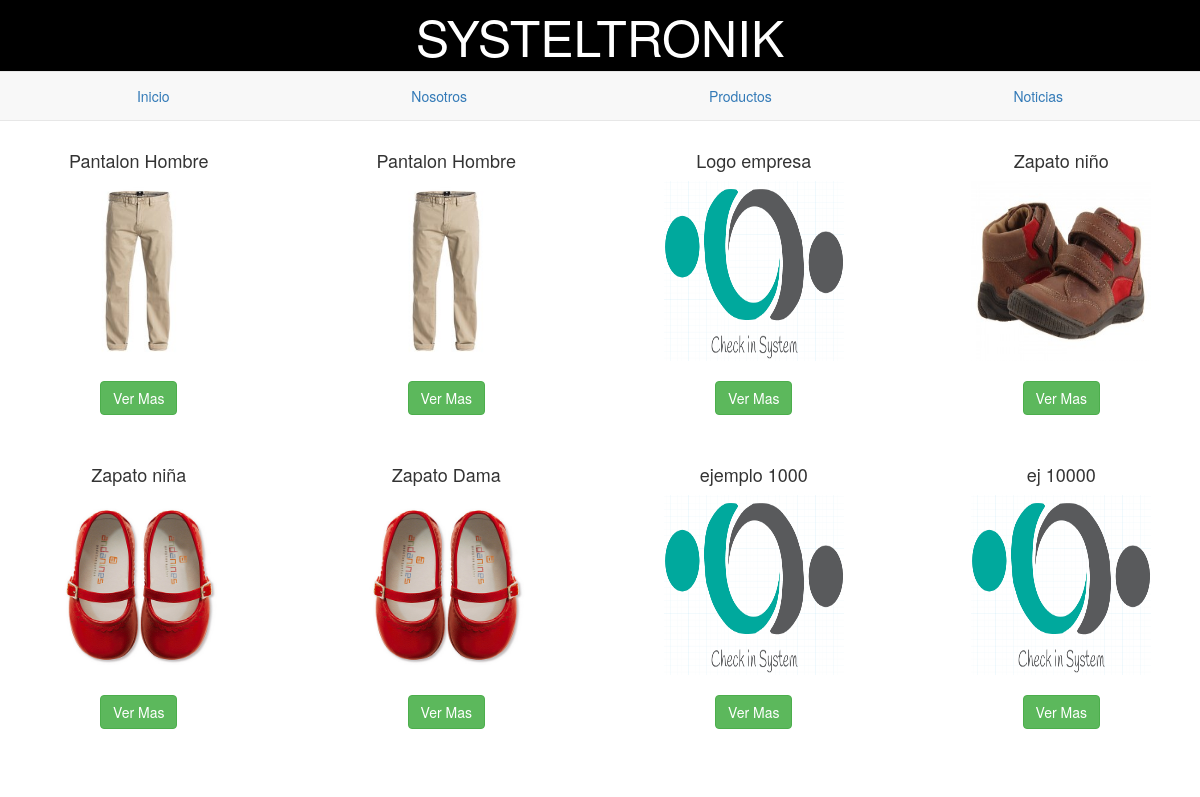
Screenshot of /demo_catalogo/Vista/productos.php with the database file from the repository.
### tables this page shows
CREATE TABLE `productos` (
  `Id` int(15) NOT NULL,
  `nombre_producto` varchar(50) NOT NULL,
  `Detalle` varchar(10000) NOT NULL,
  `Tipo_producto` varchar(80) NOT NULL,
  `Precio_producto` varchar(150) NOT NULL,
  `Cantidad` int(10) NOT NULL,
  `Imagen` longblob
);

### demo_catalogo/Datos/db_utilities.php (called while the page is built, shortened)
<?php
$conexion= new mysqli(DB_HOST,DB_USER,DB_PASSWORD,DB_DATABASE);
function todos()
{
	global $conexion, $resultado;
	$sql= 'SELECT * FROM productos WHERE Cantidad>=1';
	return $conexion-> query($sql);
}
 ?>

### demo_catalogo/Vista/productos.php (the view, shortened to what this page needs)
<?php
	include_once('../Datos/db_utilities.php');
	$productos = todos();
?>
<!DOCTYPE html>
<html>
<head>
	<link rel="stylesheet" href="https://maxcdn.bootstrapcdn.com/bootstrap/3.3.7/css/bootstrap.min.css" >
	<link rel="stylesheet" type="text/css" href="../main.css">
</head>
<body>
	<header>SYSTELTRONIK</header>
	<div class="menu">
	<?php include_once "menu.php"
	?>
	</div>
	<div class="productos_todos">
		<div class="row">
		<?php
			while($producto = $productos -> fetch_assoc()){
		?>
			<div class="col-md-3 col-xs-6 ">
				<div class="centrar">
				<?php echo '<h4>'.$producto['nombre_producto'].'</h4>';
					echo '<img class="imagenes" src="'.$producto["Imagen"].'">';
				?>
				</div>
				<br>
				<div class="centrar">
				<a class="btn btn-success" href="producto.php? id=<?php echo $producto['Id'];?>">Ver Mas</a>
				</div>
				<div><br><br></div>
			</div>
		<?php
			}
		?>
		</div>
 	</div>
</body>
</html>

### demo_catalogo/Vista/menu.php (shortened to what this page needs)
<div class="row">
  <div class="navbar navbar-default col-xs-12" role="navigation">
    <div class="collapse navbar-collapse" id="navbar-main">
      <div class="row">
        <div class="hidden-xs">
          <div class="navbar-collapse collapse" id="navbar-main">
            <ul class="nav nav-pills nav-justified">
              <li><a href="index.php">Inicio</a></li>
              <li ><a href="nosotros.php">Nosotros</a></li>
              <li><a href="productos.php">Productos</a></li>
              <li><a href="noticias.php">Noticias</a></li>
            </ul>
          </div>
        </div>
      </div>
    </div>
  </div>
</div>

### demo_catalogo/main.css (style rules this page uses)
header { text-align: center; font-size:50px; color: #fff; background: #000; }
body { background: #000 color:#fff; }
div { text-align: left; align-content: center; }
.imagenes { width: 180px; height: 180px; }
.centrar { text-align: center; }

### rows the page displays
productos: nombre_producto "Pantalon Hombre", Imagen (picture)
productos: nombre_producto "Pantalon Hombre", Imagen (picture)
productos: nombre_producto "Logo empresa", Imagen (picture)
productos: nombre_producto "Zapato niño", Imagen (picture)
productos: nombre_producto "Zapato niña", Imagen (picture)
productos: nombre_producto "Zapato Dama", Imagen (picture)
productos: nombre_producto "ejemplo 1000", Imagen (picture)
productos: nombre_producto "ej 10000", Imagen (picture)
